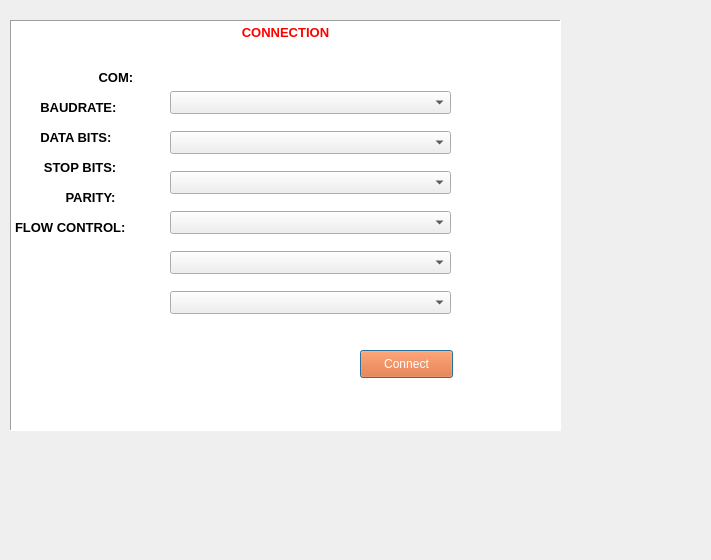
<?xml version="1.0" encoding="UTF-8"?>
<ui version="4.0">
 <class>ThirDialog</class>
 <widget class="QDialog" name="ThirDialog">
  <property name="geometry">
   <rect>
    <x>0</x>
    <y>0</y>
    <width>711</width>
    <height>560</height>
   </rect>
  </property>
  <property name="windowTitle">
   <string>Dialog</string>
  </property>
  <widget class="QTextBrowser" name="textBrowser_3">
   <property name="geometry">
    <rect>
     <x>10</x>
     <y>20</y>
     <width>551</width>
     <height>411</height>
    </rect>
   </property>
   <property name="frameShape">
    <enum>QFrame::Panel</enum>
   </property>
   <property name="html">
    <string>&lt;!DOCTYPE HTML PUBLIC &quot;-//W3C//DTD HTML 4.0//EN&quot; &quot;http://www.w3.org/TR/REC-html40/strict.dtd&quot;&gt;
&lt;html&gt;&lt;head&gt;&lt;meta name=&quot;qrichtext&quot; content=&quot;1&quot; /&gt;&lt;style type=&quot;text/css&quot;&gt;
p, li { white-space: pre-wrap; }
&lt;/style&gt;&lt;/head&gt;&lt;body style=&quot; font-family:'MS Shell Dlg 2'; font-size:7.8pt; font-weight:400; font-style:normal;&quot;&gt;
&lt;p align=&quot;center&quot; style=&quot; margin-top:0px; margin-bottom:0px; margin-left:0px; margin-right:0px; -qt-block-indent:0; text-indent:0px;&quot;&gt;&lt;span style=&quot; font-size:10pt; font-weight:600; color:#ff0000;&quot;&gt;CONNECTION&lt;/span&gt;&lt;/p&gt;
&lt;p style=&quot;-qt-paragraph-type:empty; margin-top:0px; margin-bottom:0px; margin-left:0px; margin-right:0px; -qt-block-indent:0; text-indent:0px; font-size:10pt; font-weight:600; color:#ff0000;&quot;&gt;&lt;br /&gt;&lt;/p&gt;
&lt;p style=&quot; margin-top:0px; margin-bottom:0px; margin-left:0px; margin-right:0px; -qt-block-indent:0; text-indent:0px;&quot;&gt;&lt;span style=&quot; font-size:10pt; font-weight:600; color:#000000;&quot;&gt;           &lt;/span&gt;&lt;/p&gt;
&lt;p style=&quot; margin-top:0px; margin-bottom:0px; margin-left:0px; margin-right:0px; -qt-block-indent:0; text-indent:0px;&quot;&gt;&lt;span style=&quot; font-size:10pt; font-weight:600; color:#000000;&quot;&gt;	 COM:&lt;/span&gt;&lt;/p&gt;
&lt;p style=&quot;-qt-paragraph-type:empty; margin-top:0px; margin-bottom:0px; margin-left:0px; margin-right:0px; -qt-block-indent:0; text-indent:0px; font-size:10pt; font-weight:600; color:#000000;&quot;&gt;&lt;br /&gt;&lt;/p&gt;
&lt;p style=&quot; margin-top:0px; margin-bottom:0px; margin-left:0px; margin-right:0px; -qt-block-indent:0; text-indent:0px;&quot;&gt;&lt;span style=&quot; font-size:10pt; font-weight:600; color:#000000;&quot;&gt;       BAUDRATE:&lt;/span&gt;&lt;/p&gt;
&lt;p style=&quot;-qt-paragraph-type:empty; margin-top:0px; margin-bottom:0px; margin-left:0px; margin-right:0px; -qt-block-indent:0; text-indent:0px; font-size:10pt; font-weight:600; color:#000000;&quot;&gt;&lt;br /&gt;&lt;/p&gt;
&lt;p style=&quot; margin-top:0px; margin-bottom:0px; margin-left:0px; margin-right:0px; -qt-block-indent:0; text-indent:0px;&quot;&gt;&lt;span style=&quot; font-size:10pt; font-weight:600; color:#000000;&quot;&gt;       DATA BITS:&lt;/span&gt;&lt;/p&gt;
&lt;p style=&quot;-qt-paragraph-type:empty; margin-top:0px; margin-bottom:0px; margin-left:0px; margin-right:0px; -qt-block-indent:0; text-indent:0px; font-size:10pt; font-weight:600; color:#000000;&quot;&gt;&lt;br /&gt;&lt;/p&gt;
&lt;p style=&quot; margin-top:0px; margin-bottom:0px; margin-left:0px; margin-right:0px; -qt-block-indent:0; text-indent:0px;&quot;&gt;&lt;span style=&quot; font-size:10pt; font-weight:600; color:#000000;&quot;&gt;        STOP BITS:&lt;/span&gt;&lt;/p&gt;
&lt;p style=&quot;-qt-paragraph-type:empty; margin-top:0px; margin-bottom:0px; margin-left:0px; margin-right:0px; -qt-block-indent:0; text-indent:0px; font-size:10pt; font-weight:600; color:#000000;&quot;&gt;&lt;br /&gt;&lt;/p&gt;
&lt;p style=&quot; margin-top:0px; margin-bottom:0px; margin-left:0px; margin-right:0px; -qt-block-indent:0; text-indent:0px;&quot;&gt;&lt;span style=&quot; font-size:10pt; font-weight:600; color:#000000;&quot;&gt;              PARITY:&lt;/span&gt;&lt;/p&gt;
&lt;p style=&quot;-qt-paragraph-type:empty; margin-top:0px; margin-bottom:0px; margin-left:0px; margin-right:0px; -qt-block-indent:0; text-indent:0px; font-size:10pt; font-weight:600; color:#000000;&quot;&gt;&lt;br /&gt;&lt;/p&gt;
&lt;p style=&quot; margin-top:0px; margin-bottom:0px; margin-left:0px; margin-right:0px; -qt-block-indent:0; text-indent:0px;&quot;&gt;&lt;span style=&quot; font-size:10pt; font-weight:600; color:#000000;&quot;&gt;FLOW CONTROL:&lt;/span&gt;&lt;/p&gt;
&lt;p style=&quot;-qt-paragraph-type:empty; margin-top:0px; margin-bottom:0px; margin-left:0px; margin-right:0px; -qt-block-indent:0; text-indent:0px; font-size:10pt; font-weight:600; color:#000000;&quot;&gt;&lt;br /&gt;&lt;/p&gt;&lt;/body&gt;&lt;/html&gt;</string>
   </property>
  </widget>
  <widget class="QWidget" name="verticalLayoutWidget_2">
   <property name="geometry">
    <rect>
     <x>170</x>
     <y>80</y>
     <width>281</width>
     <height>251</height>
    </rect>
   </property>
   <layout class="QVBoxLayout" name="verticalLayout_2">
    <item>
     <widget class="QComboBox" name="comboBox">
      <property name="font">
       <font>
        <family>Arial</family>
        <pointsize>10</pointsize>
        <weight>50</weight>
        <bold>false</bold>
       </font>
      </property>
      <property name="styleSheet">
       <string notr="true">color: rgb(0, 0, 0);</string>
      </property>
     </widget>
    </item>
    <item>
     <widget class="QComboBox" name="comboBox_2">
      <property name="font">
       <font>
        <family>Arial</family>
        <pointsize>10</pointsize>
        <weight>50</weight>
        <bold>false</bold>
       </font>
      </property>
      <property name="styleSheet">
       <string notr="true">color: rgb(0, 0, 0);</string>
      </property>
     </widget>
    </item>
    <item>
     <widget class="QComboBox" name="comboBox_3">
      <property name="font">
       <font>
        <family>Arial</family>
        <pointsize>10</pointsize>
        <weight>50</weight>
        <bold>false</bold>
       </font>
      </property>
      <property name="styleSheet">
       <string notr="true">color: rgb(0, 0, 0);</string>
      </property>
     </widget>
    </item>
    <item>
     <widget class="QComboBox" name="comboBox_4">
      <property name="font">
       <font>
        <family>Arial</family>
        <pointsize>10</pointsize>
        <weight>50</weight>
        <bold>false</bold>
       </font>
      </property>
      <property name="styleSheet">
       <string notr="true">color: rgb(0, 0, 0);</string>
      </property>
     </widget>
    </item>
    <item>
     <widget class="QComboBox" name="comboBox_5">
      <property name="font">
       <font>
        <family>Arial</family>
        <pointsize>10</pointsize>
        <weight>50</weight>
        <bold>false</bold>
       </font>
      </property>
      <property name="styleSheet">
       <string notr="true">color: rgb(0, 0, 0);</string>
      </property>
     </widget>
    </item>
    <item>
     <widget class="QComboBox" name="comboBox_6">
      <property name="font">
       <font>
        <family>Arial</family>
        <pointsize>10</pointsize>
        <weight>50</weight>
        <bold>false</bold>
       </font>
      </property>
      <property name="styleSheet">
       <string notr="true">color: rgb(0, 0, 0);</string>
      </property>
     </widget>
    </item>
   </layout>
  </widget>
  <widget class="QPushButton" name="pushButton">
   <property name="geometry">
    <rect>
     <x>360</x>
     <y>350</y>
     <width>93</width>
     <height>28</height>
    </rect>
   </property>
   <property name="font">
    <font>
     <pointsize>9</pointsize>
    </font>
   </property>
   <property name="styleSheet">
    <string notr="true">color: rgb(255, 255, 255);
background-color: rgb(255, 85, 0);</string>
   </property>
   <property name="text">
    <string>Connect</string>
   </property>
  </widget>
 </widget>
 <resources/>
 <connections/>
</ui>
